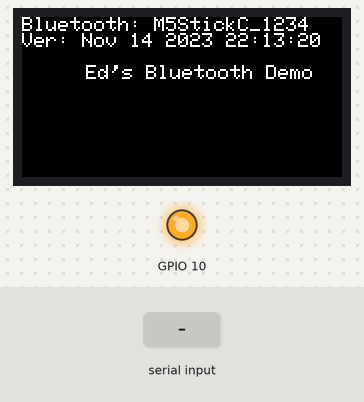
This sketch was run on a simulated ESP32-S3. Shown: 160×80 colour display, output pins drawn as LEDs (lit = HIGH). The inputs (shaded band) are chosen by the test bench. Nothing arrives over Bluetooth unless stated; what the sketch prints to the serial monitor is not drawn.

Above: at 1.3 s.
1.4 s: "ON\n" received over the second serial link
At 2.1 s:
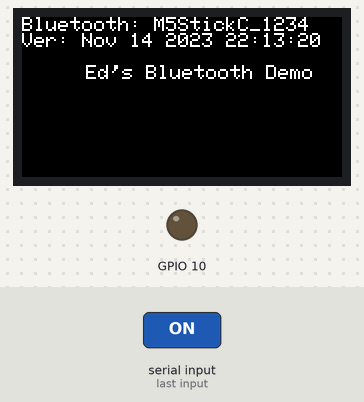
2.9 s: "OFF\n" received over the second serial link
At 3.6 s:
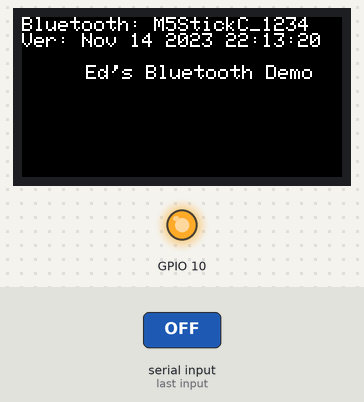
Timing chart, 0 to 5.9 s (numbered marks = the images above; inputs shaded):
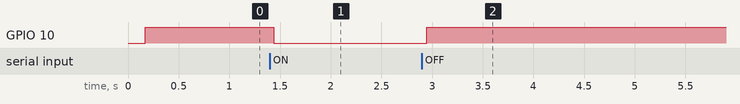

Measured:
- after the input at 1.4 s, GPIO 10: HIGH → LOW at once
- after the input at 2.9 s, GPIO 10: LOW → HIGH after 0.05 s

The sketch:

m5Stick_bluetooth_demo.ino
```cpp
#include <M5StickC.h>
#include <BluetoothSerial.h>

BluetoothSerial SerialBT;
uint64_t chipid;
char chipname[256];
char strBuffer[64];
String receivedStr;

void setup() {
  chipid = ESP.getEfuseMac();
  sprintf( chipname, "M5StickC_%04X", (uint16_t)(chipid >> 32));
  M5.begin();
  M5.Lcd.setRotation(3);
  M5.Lcd.fillScreen(BLACK);
  M5.Lcd.printf("Bluetooth: %s\n", chipname);
  M5.Lcd.printf("Ver: %s %s\n", __DATE__, __TIME__);
  M5.Lcd.println();

  SerialBT.begin(chipname);

  pinMode(10,OUTPUT);
  digitalWrite(10,HIGH);

  Serial.println(chipname);
  SerialBT.println(chipname);
  M5.Lcd.setCursor(8*4, 8*3);
  M5.Lcd.printf("%s", "Ed's Bluetooth Demo");
}

void loop() {
  receiveString();
  delay(10);
}

void receiveString() {

  if (SerialBT.available()>0) {
    int i=0;
    char ch;
    // loop here until there is nothing left in the serial port
    while (SerialBT.available()>0){
      delay(10);
      ch = SerialBT.read();
      if (ch == '\r' || ch == '\n') {
        strBuffer[i]=0;
      }
      else {
        strBuffer[i++]=ch;
      }
    }
    //- add null termination at the end
    //strBuffer[i-2]=0;
    Serial.print("I just received: ");
    Serial.println(strBuffer);

    SerialBT.print("I just received: ");
    SerialBT.println(strBuffer);

    processString();
  }
}

void processString() {
  receivedStr=strBuffer;
  if (receivedStr.equals("ON")) {
    digitalWrite(10,LOW);
    Serial.println("Turning LED ON!");
    SerialBT.println("Turning LED ON!");
  }
  if (receivedStr.equals("OFF")) {
    digitalWrite(10,HIGH);
    Serial.println("Turning LED OFF!");
    SerialBT.println("Turning LED OFF!");
  }
  else {
    Serial.print("I don't know this command: ");
    Serial.println(receivedStr);

    SerialBT.print("I don't know this command: ");
    SerialBT.println(receivedStr);
  }
  //- clear buffer
  for (int i=0;i<64;i++) strBuffer[i]=0;
}
```
